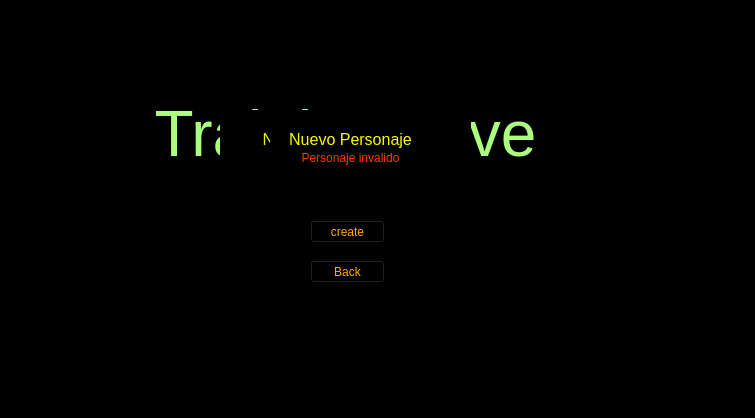
<?xml version="1.0" encoding="UTF-8"?>
<ui version="4.0">
 <class>Inicio</class>
 <widget class="QMainWindow" name="Inicio">
  <property name="geometry">
   <rect>
    <x>0</x>
    <y>0</y>
    <width>755</width>
    <height>418</height>
   </rect>
  </property>
  <property name="windowTitle">
   <string>MainWindow</string>
  </property>
  <property name="styleSheet">
   <string notr="true">background-color: rgb(0, 0, 0);</string>
  </property>
  <widget class="QWidget" name="centralwidget">
   <widget class="QPushButton" name="newbutton">
    <property name="geometry">
     <rect>
      <x>310</x>
      <y>200</y>
      <width>75</width>
      <height>23</height>
     </rect>
    </property>
    <property name="styleSheet">
     <string notr="true">color: rgb(255, 170, 0);</string>
    </property>
    <property name="text">
     <string>New Game</string>
    </property>
   </widget>
   <widget class="QPushButton" name="continue_2">
    <property name="geometry">
     <rect>
      <x>310</x>
      <y>230</y>
      <width>81</width>
      <height>23</height>
     </rect>
    </property>
    <property name="styleSheet">
     <string notr="true">color: rgb(255, 170, 0);</string>
    </property>
    <property name="text">
     <string>Continue Game</string>
    </property>
   </widget>
   <widget class="QPushButton" name="exit">
    <property name="geometry">
     <rect>
      <x>310</x>
      <y>260</y>
      <width>75</width>
      <height>23</height>
     </rect>
    </property>
    <property name="styleSheet">
     <string notr="true">color: rgb(255, 170, 0);
</string>
    </property>
    <property name="text">
     <string>Exit</string>
    </property>
   </widget>
   <widget class="QPushButton" name="loadBack">
    <property name="geometry">
     <rect>
      <x>310</x>
      <y>260</y>
      <width>75</width>
      <height>23</height>
     </rect>
    </property>
    <property name="styleSheet">
     <string notr="true">color: rgb(255, 170, 0);</string>
    </property>
    <property name="text">
     <string>Back</string>
    </property>
   </widget>
   <widget class="QLineEdit" name="incuenta">
    <property name="geometry">
     <rect>
      <x>290</x>
      <y>180</y>
      <width>113</width>
      <height>20</height>
     </rect>
    </property>
    <property name="styleSheet">
     <string notr="true">color: rgb(255, 255, 0);
border-color: rgb(255, 170, 0);</string>
    </property>
   </widget>
   <widget class="QPushButton" name="loadbutton">
    <property name="geometry">
     <rect>
      <x>310</x>
      <y>220</y>
      <width>75</width>
      <height>23</height>
     </rect>
    </property>
    <property name="styleSheet">
     <string notr="true">color: rgb(255, 170, 0);</string>
    </property>
    <property name="text">
     <string>Load</string>
    </property>
   </widget>
   <widget class="QLabel" name="Cuenta">
    <property name="geometry">
     <rect>
      <x>260</x>
      <y>130</y>
      <width>161</width>
      <height>20</height>
     </rect>
    </property>
    <property name="text">
     <string>&lt;html&gt;&lt;head/&gt;&lt;body&gt;&lt;p align=&quot;center&quot;&gt;&lt;span style=&quot; font-size:12pt; color:#e3f705;&quot;&gt;Nombre de Personaje&lt;/span&gt;&lt;/p&gt;&lt;/body&gt;&lt;/html&gt;</string>
    </property>
   </widget>
   <widget class="QLabel" name="invalido">
    <property name="geometry">
     <rect>
      <x>300</x>
      <y>150</y>
      <width>101</width>
      <height>16</height>
     </rect>
    </property>
    <property name="text">
     <string>&lt;html&gt;&lt;head/&gt;&lt;body&gt;&lt;p align=&quot;center&quot;&gt;&lt;span style=&quot; color:#ff3806;&quot;&gt;Personaje invalido&lt;/span&gt;&lt;/p&gt;&lt;/body&gt;&lt;/html&gt;</string>
    </property>
   </widget>
   <widget class="QLabel" name="Cuenta_2">
    <property name="geometry">
     <rect>
      <x>270</x>
      <y>130</y>
      <width>161</width>
      <height>20</height>
     </rect>
    </property>
    <property name="text">
     <string>&lt;html&gt;&lt;head/&gt;&lt;body&gt;&lt;p align=&quot;center&quot;&gt;&lt;span style=&quot; font-size:12pt; color:#f8fc01;&quot;&gt;Nuevo Personaje&lt;/span&gt;&lt;/p&gt;&lt;/body&gt;&lt;/html&gt;</string>
    </property>
   </widget>
   <widget class="QPushButton" name="newpj">
    <property name="geometry">
     <rect>
      <x>310</x>
      <y>220</y>
      <width>75</width>
      <height>23</height>
     </rect>
    </property>
    <property name="styleSheet">
     <string notr="true">color: rgb(255, 170, 0);</string>
    </property>
    <property name="text">
     <string>create</string>
    </property>
   </widget>
   <widget class="QLabel" name="fondocon">
    <property name="geometry">
     <rect>
      <x>220</x>
      <y>110</y>
      <width>251</width>
      <height>191</height>
     </rect>
    </property>
    <property name="text">
     <string/>
    </property>
    <property name="pixmap">
     <pixmap>../../../../3D Objects/info 2/Qt/imagenes/juego final/fondoini.jpg</pixmap>
    </property>
   </widget>
   <widget class="QLabel" name="fondocon_2">
    <property name="geometry">
     <rect>
      <x>-40</x>
      <y>-10</y>
      <width>811</width>
      <height>421</height>
     </rect>
    </property>
    <property name="text">
     <string/>
    </property>
    <property name="pixmap">
     <pixmap>../../../../3D Objects/info 2/Qt/imagenes/juego final/background4a.png</pixmap>
    </property>
   </widget>
   <widget class="QLabel" name="label">
    <property name="geometry">
     <rect>
      <x>140</x>
      <y>80</y>
      <width>411</width>
      <height>111</height>
     </rect>
    </property>
    <property name="text">
     <string>&lt;html&gt;&lt;head/&gt;&lt;body&gt;&lt;p align=&quot;center&quot;&gt;&lt;span style=&quot; font-size:48pt; color:#aaff7f;&quot;&gt;Training cave&lt;/span&gt;&lt;/p&gt;&lt;/body&gt;&lt;/html&gt;</string>
    </property>
   </widget>
   <zorder>fondocon_2</zorder>
   <zorder>label</zorder>
   <zorder>newbutton</zorder>
   <zorder>continue_2</zorder>
   <zorder>fondocon</zorder>
   <zorder>incuenta</zorder>
   <zorder>loadbutton</zorder>
   <zorder>invalido</zorder>
   <zorder>Cuenta</zorder>
   <zorder>Cuenta_2</zorder>
   <zorder>newpj</zorder>
   <zorder>exit</zorder>
   <zorder>loadBack</zorder>
  </widget>
  <widget class="QMenuBar" name="menubar">
   <property name="geometry">
    <rect>
     <x>0</x>
     <y>0</y>
     <width>755</width>
     <height>21</height>
    </rect>
   </property>
  </widget>
  <widget class="QStatusBar" name="statusbar"/>
 </widget>
 <resources/>
 <connections/>
</ui>
